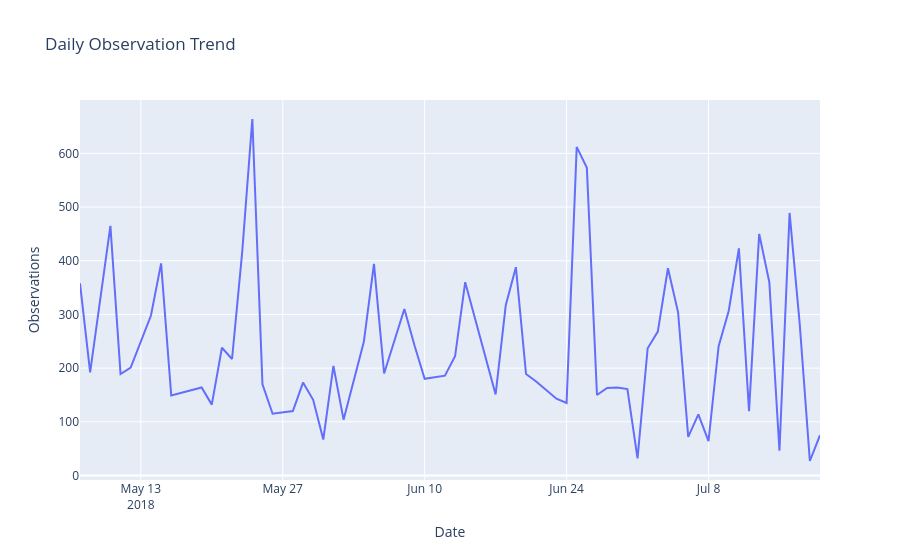

The cell this chart's notebook holds for it:
### Code cell
fig = px.line(
    daily_trend,
    x="Date",
    y="Observations",
    title="Daily Observation Trend"
)

fig.show()
